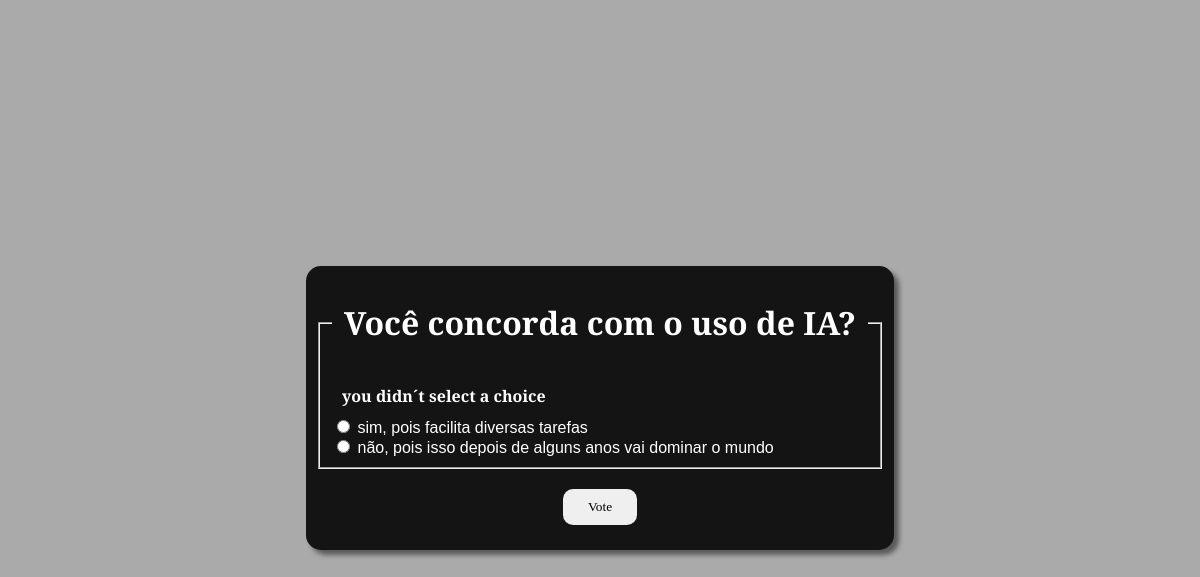
/polls/2/vote/, run on the app's committed database.
### polls/models.py (models this page shows, shortened)
class Question(models.Model):
    question_text = models.CharField(max_length=200)
    pub_date = models.DateTimeField("data de publicação")

class Choice(models.Model):
    question = models.ForeignKey(Question, on_delete=models.CASCADE)
    choice_text = models.CharField(max_length=200)
    votes = models.IntegerField(default=0)

### polls/views.py (the view)
# urls.py: path("<int:question_id>/vote/", views.vote, name="vote"),
def vote(request, question_id):
    question = get_object_or_404(Question, pk=question_id)
    try:
        select_choice = question.choice_set.get(pk=request.POST["choice"])
    except (KeyError, Choice.DoesNotExist):
        return render(request, "polls/detail.html",
        {
            "question": question,
            "error_message": "you didn´t select a choice",
        },
        )
    else:
        select_choice.votes += 1
        select_choice.save()
        return HttpResponseRedirect(reverse("polls:results", args=(question_id,)))

### polls/templates/polls/detail.html (shortened to what this page needs)
<!DOCTYPE html>
{% load static %}
<html lang="en">
<head>
    <link rel="stylesheet" type="text/css" href="{% static 'polls/css/style.css' %}" />
</head>
<body>
  <div class="box">
    <form action="{% url 'polls:vote' question.id %}" method="post">
        <fieldset>
            <legend><h1>{{ question.question_text }}</h1></legend>
                {% if error_message %}
                    <p><strong>{{ error_message }}</strong></p>
                {% endif %}
                {% for choice in question.choice_set.all %}
                    <input type="radio" name="choice" id="choice{{ forloop.counter }}" value="{{ choice.id }}">
                    <label for="choice{{ forloop.counter }}">{{ choice.choice_text }}</label><br>
                {% endfor %}
        </fieldset>
        <input class="button" type="submit" value="Vote">
    </form>
  </div>
</body>
</html>

### polls/static/polls/css/style.css (style rules this page uses)
h1 { margin: 25px 10px; text-align: center; }
.box { text-align: justify; display: flex; justify-content: center; align-items: center; flex-direction: column; border-radius: 15px; background-color: rgb(20,20,20); padding: 10px; box-shadow: 5px 5px 5px rgb(90,90,90); }
p { margin: 10px; }
body { font-family: "Cinzel Decorative", Sans-Serif; color: white; height: 100vh; display: flex; justify-content: center; align-items: center; flex-direction: column; background-color: rgb(170,170,170); }
form { display: flex; flex-direction: column; justify-content: center; align-items: center; }
.button { margin: 20px 0 15px 0; padding: 10px 25px; border-radius: 10px; border: none; font-family: "Cinzel Decorative"; }

### data on the page
Question: question_text "Você concorda com o uso de IA?"
Choice: choice_text "sim, pois facilita diversas tarefas"
Choice: choice_text "não, pois isso depois de alguns anos vai dominar o mundo"

### other printed values
{{ error_message }} "you didn´t select a choice"
